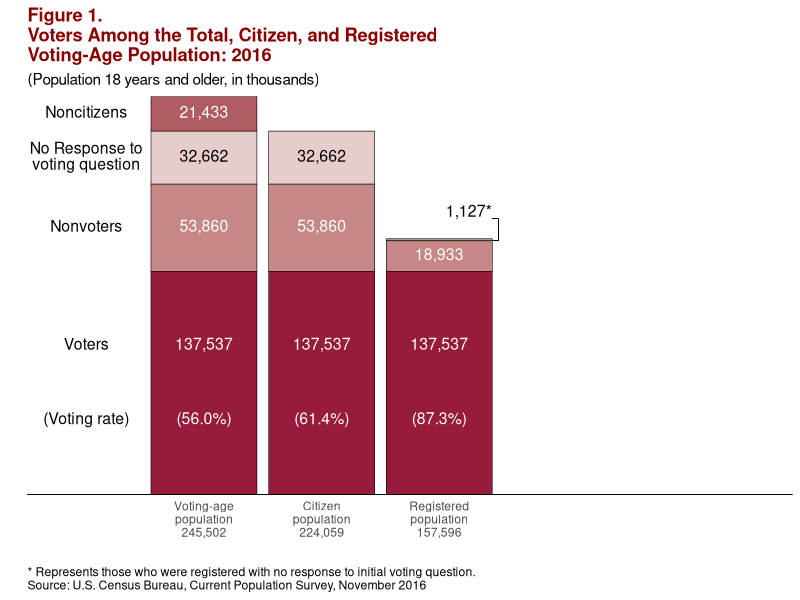
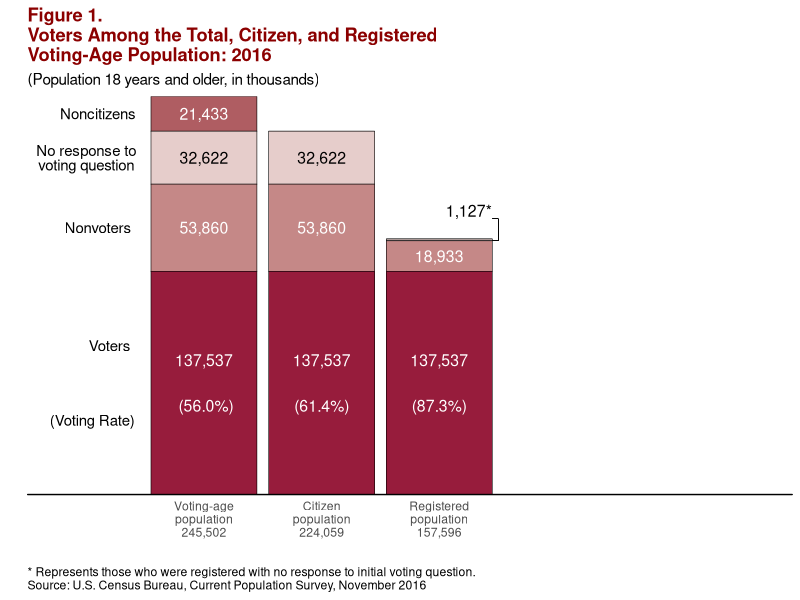
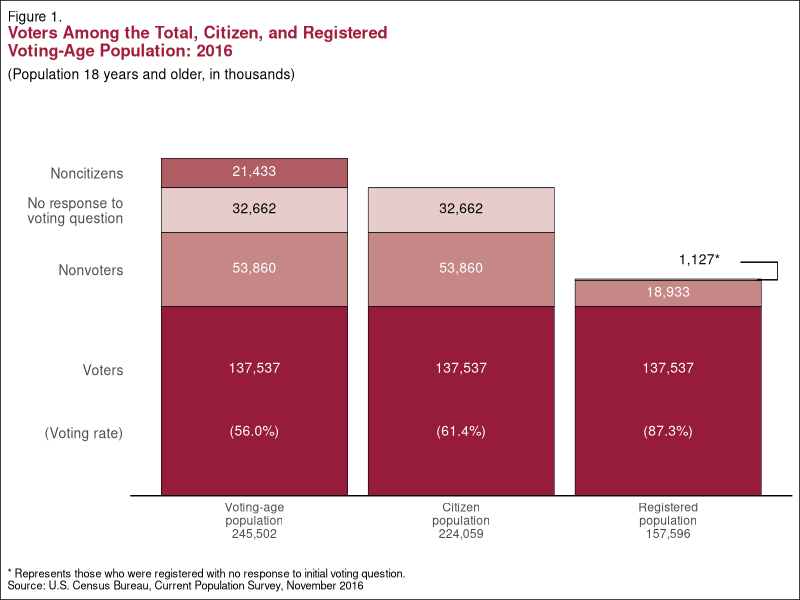

Source code (R) for these figures, in order:
## ---- chunk 1
library(tidyverse)
# library(readxl) # I do not think that this is used...
# I like this for coloring text: https://wilkelab.org/ggtext/
# install.packages("ggtext") # Only need to do one of these - either install.packages or install_github
# remotes::install_github("wilkelab/ggtext")
library(ggtext)

# Colors from https://imagecolorpicker.com/
# Main text: #a21e3c
# Noncit: #af5d62
# No resp: #e6cdcb
# Nonvote: #c58887
# Voters: #971c3c

# Create group levels
type_levels <- c("<p style='text-align:right'>Noncitizens</p>", 
                 "<p style='text-align:right'>No Response to<br>voting question</p>", 
                 "<p style='text-align:right'>Nonvoters</p>", 
                 "<p style='text-align:right'>Voters</p>")
pop_levels <- c("Voting-age\npopulation\n245,502", "Citizen\npopulation\n224,059", "Registered\npopulation\n157,596")
pop_colors <- c("#af5d62", "#e6cdcb", "#c58887", "#971c3c")

# Create data for graph
vote_data <- tibble(
  vote_type = rep(type_levels, 3),
  # Need to rep the pop_group within each vote_type
  pop_group = rep(pop_levels, c(4, 4, 4)),
  amount = c(21433, 32662, 53860, 137537, 0, 32662, 53860, 137537, 0, 1127, 18933, 137537),
  fill = rep(pop_colors, 3),
    amount1 = c("21,433", "32,662", "53,860", "137,537\n\n (56.0%)", "", "32,662", "53,860", "137,537\n\n(61.4%)", "", "", "18,933", "137,537\n\n(87.3%)")
)

vote_data <- vote_data %>% 
  mutate(vote_type = factor(vote_type, levels = type_levels),
         pop_group = factor(pop_group, levels = c("", pop_levels)),
         fill = factor(fill, levels = pop_colors))

# Create text "dataset"
# Determine height of text based on midpoint of bar
heights <- c(137537 + 53860 + 32662 + (21443/2),
             137537 + 53860 + (32662/2),
             137537 + (53860/2),
             (137537*2/3),
             (137537/3),
             137537 + 53860 + 32662 + (21443/2),
             137537 + 53860 + (32662/2),
             137537 + (53860/2),
             (137537*2/3),
             (137537/3),
             NA,
             137537 + 53860 + (32662/2),
             137537 + (53860/2),
             (137537*2/3),
             (137537/3),
             NA,
             NA,
             137537 + (18933/2),
             (137537*2/3),
             (137537/3))

vote_labels <- tibble(
  pop_group = rep(c("", pop_levels), c(5, 5, 5, 5)),
  amount = heights,
  label = c(type_levels, "(Voting rate)", 
            "21,433", "32,662", "53,860", "137,537", "(56.0%)", 
            NA, "32,662", "53,860", "137,537", "(61.4%)", 
            NA, NA, "18,933", "137,537", "(87.3%)"),
  color = c(rep("b", 5), rep(c("a", "b", "a", "a", "a"), 3))
) %>% 
  mutate(pop_group = factor(pop_group, levels = c("", pop_levels)))

## ---- chunk 2
area <- ggplot(vote_data, aes(x = pop_group, y = amount)) +
          geom_col(aes(fill = vote_type), color = "black", size = .2)+
  geom_segment(aes(x=4.45,xend=4.5,y=156550,yend=156550), size= .1)+ 
  geom_segment(aes(x=4.5,xend=4.5,y=156500,yend=170000), size= .1)+
  geom_segment(aes(x=4.45,xend=4.5,y=170000,yend=170000), size= .1)+
  geom_segment(aes(x=.5,xend=7,y=0,yend=0), size=.1)+
  
          # Plot labels "dataset"
          geom_richtext(data = vote_labels, aes(x = pop_group, y = amount, label = label, color = color), 
                        fill = NA, label.color = NA, size = 4, lineheight= .8) +
  # This is similar to geom_bar except don't need to specify stat = "identity"
  # Add black border around bars
  scale_fill_manual(values = pop_colors, guide = "none") +
    scale_color_manual(values = c("white", "black"), guide = "none") +
  # Using ggtext + HTML syntax to color text
  # For some reason '\n' doesn't work here so I used <br> instead.
  labs(title = "Figure 1.\nVoters Among the Total, Citizen, and Registered\nVoting-Age Population: 2016",
       subtitle = "(Population 18 years and older, in thousands)",
       y = "",
       x = "",
       caption = "* Represents those who were registered with no response to initial voting question.\nSource: U.S. Census Bureau, Current Population Survey, November 2016")


new<- (area +
  theme(
    # Needed for using HTML syntax in plot title
    # plot.title = element_markdown(), 
    # Cleaned up some redundancies and combined your theme changes into one layer
    panel.grid = element_blank(),
    plot.background = element_rect(fill = "white", color = "black"),
    panel.grid.major = element_blank(),
    panel.grid.minor = element_blank(),
    axis.text.y = element_blank(),
    plot.title = element_markdown(), 
    plot.subtitle = element_text(size= 8, color= "black"), 
    plot.caption = element_text(size= 8, color= "black", hjust=0),
    axis.ticks = element_blank(), 
    axis.line.y = element_blank(), 
    legend.position = "none") +
    theme_classic()+
    scale_x_discrete(expand = c(-1.1, 0), limits = c("", pop_levels))+ 
    scale_y_discrete(expand=c(0,0))+ 
  theme(axis.ticks=element_blank())
)

new1<-(new +theme(plot.title= element_text(color = "red4", face="bold"), axis.line.y= element_blank(), plot.caption= element_text(hjust=0), axis.line.x= element_blank()))


vote_data <- vote_data %>% 
  mutate(vote_type = factor(vote_type, levels = type_levels),
         pop_group = factor(pop_group, levels = c("", pop_levels)),
         fill = factor(fill, levels = pop_colors))


new1 + annotate("text", x = 4.25, y = 175000, label = "1,127*", size= 4) 
## ---- chunk 3
#This code uses the annotate command for the labels column to make spacing more accuate. Was unsure how to fix spacing on code above. 
type_levels <- c("Noncitizens", "No Response to\nvoting question", "Nonvoters", "Voters")
pop_levels <- c("Voting-age\npopulation\n245,502", "Citizen\npopulation\n224,059", "Registered\npopulation\n157,596")
pop_colors <- c("#af5d62", "#e6cdcb", "#c58887", "#971c3c")

vote_data <- tibble(
  vote_type = rep(type_levels, 3),
  # Need to rep the pop_group within each vote_type
  pop_group = rep(pop_levels, c(4, 4, 4)),
  amount = c(21433, 32662, 53860, 137537, 0, 32662, 53860, 137537, 0, 1127, 18933, 137537),
  fill = rep(pop_colors, 3),
    amount1 = c("21,433", "", "53,860", "137,537\n\n (56.0%)", "", "", "53,860", "137,537\n\n(61.4%)", "", "", "18,933", "137,537\n\n(87.3%)")
)

vote_labels <- tibble(
  vote_type = factor(type_levels, levels = type_levels),
  
)

vote_data <- vote_data %>% 
  mutate(vote_type = factor(vote_type, levels = type_levels),
         pop_group = factor(pop_group, levels = pop_levels),
         fill = factor(fill, levels = pop_colors))

area<- (ggplot(vote_data, aes(x = pop_group, 
                      y = amount, 
                      fill = fill, 
                      label = amount1)) +
  # This is similar to geom_bar except don't need to specify stat = "identity"
  # Add black border around bars
  geom_col(color = "black", size= .2) +
  geom_segment(aes(x=4.45,xend=4.5,y=156550,yend=156550), size= .1)+ 
  geom_segment(aes(x=4.5,xend=4.5,y=156500,yend=170000), size= .1)+
  geom_segment(aes(x=4.45,xend=4.5,y=170000,yend=170000), size= .1)+
  geom_segment(aes(x=.5,xend=7,y=0,yend=0), size=.1, show.legend= T)+
    
     
  geom_text(size = 4, 
            position = position_stack(vjust = 0.5), color= "white") +
  scale_fill_manual(values = pop_colors) +
  # Using ggtext + HTML syntax to color text
  # For some reason '\n' doesn't work here so I used <br> instead.
  labs(title = "Figure 1.\nVoters Among the Total, Citizen, and Registered\nVoting-Age Population: 2016",
       subtitle = "(Population 18 years and older, in thousands)",
       y = "",
       x = "",
       caption = "* Represents those who were registered with no response to initial voting question.\nSource: U.S. Census Bureau, Current Population Survey, November 2016"))
new<- (area +
  theme(
    # Needed for using HTML syntax in plot title
    # plot.title = element_markdown(), 
    # Cleaned up some redundancies and combined your theme changes into one layer
    panel.grid = element_blank(),
    plot.background = element_rect(fill = "white", color = "black"),
    panel.grid.major = element_blank(),
    panel.grid.minor = element_blank(),
    axis.text.y = element_blank(),
    plot.title = element_markdown(), 
    plot.subtitle = element_text(size= 8, color= "black"), 
    plot.caption = element_text(size= 8, color= "black", hjust=0),
    axis.ticks = element_blank(), 
    axis.line.y = element_blank(), 
    ) +
    theme_classic()+
    scale_x_discrete(expand = c(-1.1, 0), limits = c("", pop_levels))+ 
    scale_y_discrete(expand=c(0,0))+ 
  theme(axis.ticks=element_blank())
 + 
  theme(
    plot.title = element_text(face = "bold", color= "red4"))+ 
  theme(axis.ticks=element_blank()))

new + theme(axis.line.y = element_blank(), legend.position = "none", plot.caption= element_text(hjust=0))+
   annotate("text", x = 4.25, y = 175000, label = "1,127*", size= 4) + annotate("text", x = 1.1, y = 137537 + 53860 + 32662 + (21443/2), label = "Noncitizens", size=3.8) + annotate("text", x = 1, y = 137537 + 53860 + (32662/2), label = str_wrap("No response to voting question", 20), size= 3.8, lineheight= .8)+  annotate("text", x = 1.1, y =  137537 + (53860/2), label = "Nonvoters", size=3.8) + annotate("text", x = 1.2, y =  (137537*2/3), label = "Voters", size=3.8) + annotate("text", x = 1.05, y =  (137537/3), label = "(Voting Rate)", size=3.8) + annotate("text", x = 2, y =  137537 + 53860 + (32662/2), label = "32,622", size=4)+ annotate("text", x = 3, y =  137537 + 53860 + (32662/2), label = "32,622", size=4)



## ---- chunk 4
# Create group levels
type_levels <- c("Noncitizens", 
                 "No response to\nvoting question", 
                 "Nonvoters", 
                 "Voters")
pop_levels <- c("Voting-age\npopulation\n245,502", "Citizen\npopulation\n224,059", "Registered\npopulation\n157,596")
pop_colors <- c("#af5d62", "#e6cdcb", "#c58887", "#971c3c")

# Create data for graph
vote_data <- tibble(
  vote_type = rep(type_levels, 3),
  # Need to rep the pop_group within each vote_type
  pop_group = rep(pop_levels, c(4, 4, 4)),
  amount = c(21433, 32662, 53860, 137537, 0, 32662, 53860, 137537, 0, 1127, 18933, 137537),
  fill = rep(pop_colors, 3),
    amount1 = c("21,433", "32,662", "53,860", "137,537\n\n (56.0%)", "", "32,662", "53,860", "137,537\n\n(61.4%)", "", "", "18,933", "137,537\n\n(87.3%)")
)

vote_data <- vote_data %>% 
  mutate(vote_type = factor(vote_type, levels = type_levels),
         pop_group = factor(pop_group, levels = c("", pop_levels)),
         fill = factor(fill, levels = pop_colors))

# Create text "dataset"
# Determine height of text based on midpoint of bar
heights <- c(137537 + 53860 + 32662 + (21443/2),
             137537 + 53860 + (32662/2),
             137537 + (53860/2),
             (137537*2/3),
             (137537/3),
             NA,
             137537 + 53860 + (32662/2),
             137537 + (53860/2),
             (137537*2/3),
             (137537/3),
             NA,
             NA,
             137537 + (18933/2),
             (137537*2/3),
             (137537/3))

vote_labels <- tibble(
  pop_group = rep(c(pop_levels), c(5, 5, 5)),
  amount = heights,
  label = c("21,433", "32,662", "53,860", "137,537", "(56.0%)", 
            NA, "32,662", "53,860", "137,537", "(61.4%)", 
            NA, NA, "18,933", "137,537", "(87.3%)"),
  color = c(rep(c("a", "b", "a", "a", "a"), 3))
) %>% 
  mutate(pop_group = factor(pop_group, levels = c("", pop_levels)))

area <- ggplot(vote_data, aes(x = pop_group, y = amount)) +
  geom_col(aes(fill = vote_type), color = "black", size = .2) +
  geom_segment(aes(x = 3.43, xend = 3.53, y = 157000, yend = 157000), size=.1) +
  geom_segment(aes(x = 3.53, xend = 3.53, y = 157000, yend = 170000), size= .05) +
  geom_segment(aes(x = 3.35, xend = 3.53, y = 170000, yend = 170000), size=.1) +
  # geom_segment(aes(x = .5, xend = 7, y = 0, yend = 0)) +
  # Plot labels "dataset"
  geom_richtext(data = vote_labels, aes(x = pop_group, y = amount, label = label, color = color),
                fill = NA, label.color = NA, size = 3.5) +
  # This is similar to geom_bar except don't need to specify stat = "identity"
  # Add black border around bars
  scale_fill_manual(values = pop_colors, guide = "none") +
  scale_color_manual(values = c("white", "black"), guide = "none") +
  # Using ggtext + HTML syntax to color text
  # For some reason '\n' doesn't work here so I used <br> instead.
  labs(title = "<span style = 'font-size:10pt; color:#000000'>Figure 1.</span><br><span style = 'font-size:12pt; color:#a21e3c'><b>Voters Among the Total, Citizen, and Registered<br>Voting-Age Population: 2016</span>",
       subtitle = "(Population 18 years and older, in thousands)",
       y = "",
       x = "",
       caption = "* Represents those who were registered with no response to initial voting question.\nSource: U.S. Census Bureau, Current Population Survey, November 2016")


new <- area +
         theme_classic() +
         scale_x_discrete(limits = c(pop_levels)) + 
         scale_y_continuous(breaks = c(137537 + 53860 + 32662 + (21443/2),
                                       137537 + 53860 + (32662/2),
                                       137537 + (53860/2),
                                       (137537*2/3),
                                       (137537/3)), 
                            labels = c(type_levels, "(Voting rate)"),
                            expand = expansion(mult = c(0, 0.2))) + 
         theme(
           # Needed for using HTML syntax in plot title
           # plot.title = element_markdown(), 
           # Cleaned up some redundancies and combined your theme changes into one layer
           panel.grid = element_blank(),
           plot.background = element_rect(fill = "white", color = "black"),
           panel.grid.major = element_blank(),
           panel.grid.minor = element_blank(),
           plot.title = element_markdown(),
           plot.title.position = "plot",
           plot.caption.position = "plot",
           plot.subtitle = element_text(size = 10, color = "black"), 
           plot.caption = element_text(size = 8, color = "black", hjust = 0),
           axis.ticks = element_blank(),
           axis.line.y = element_blank(),
           axis.text.y = element_text(size = 10)) +
         annotate("text", x = 3.15, y = 172000, label = "1,127*", size = 3.5) 

new
